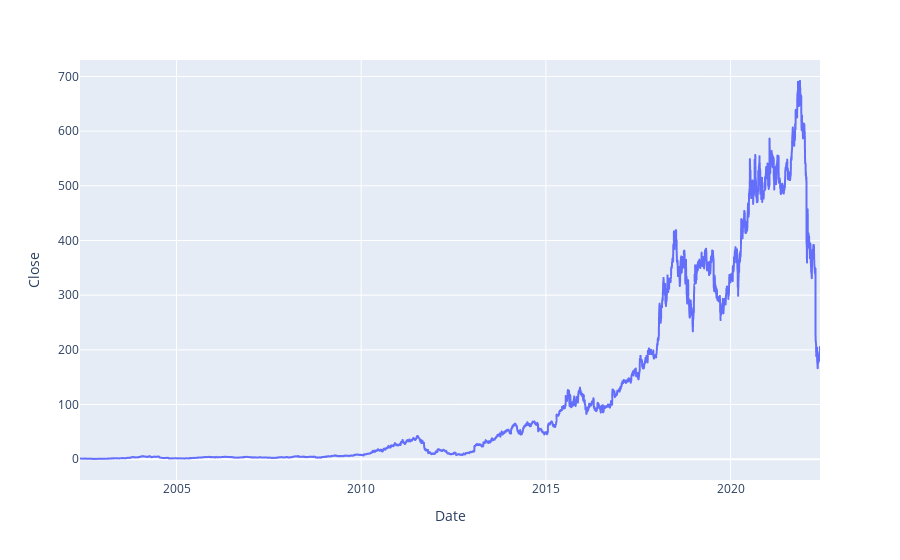

Notebook code for this chart:
### Code cell
fig3 = px.line(df, x='Date', y='Close')
fig3.show()

### Figure 1 — Plotly figure (JSON) as saved in the notebook; plotly's stock layout.template omitted (floating-point values rounded to 4 significant figures; data arrays with more than 128 entries replaced by an {"elided": "..."} marker saying what was removed)
{"data": [{"hovertemplate": "Date=%{x}<br>Close=%{y}<extra></extra>", "legendgroup": "", "line": {"color": "#636efa", "dash": "solid"}, "marker": {"symbol": "circle"}, "mode": "lines", "name": "", "showlegend": false, "type": "scattergl", "x": {"elided": "5044 str values"}, "xaxis": "x", "y": {"elided": "5044 float values"}, "yaxis": "y"}], "layout": {"legend": {"tracegroupgap": 0}, "margin": {"t": 60}, "xaxis": {"anchor": "y", "domain": [0, 1], "title": {"text": "Date"}}, "yaxis": {"anchor": "x", "domain": [0, 1], "title": {"text": "Close"}}}}
